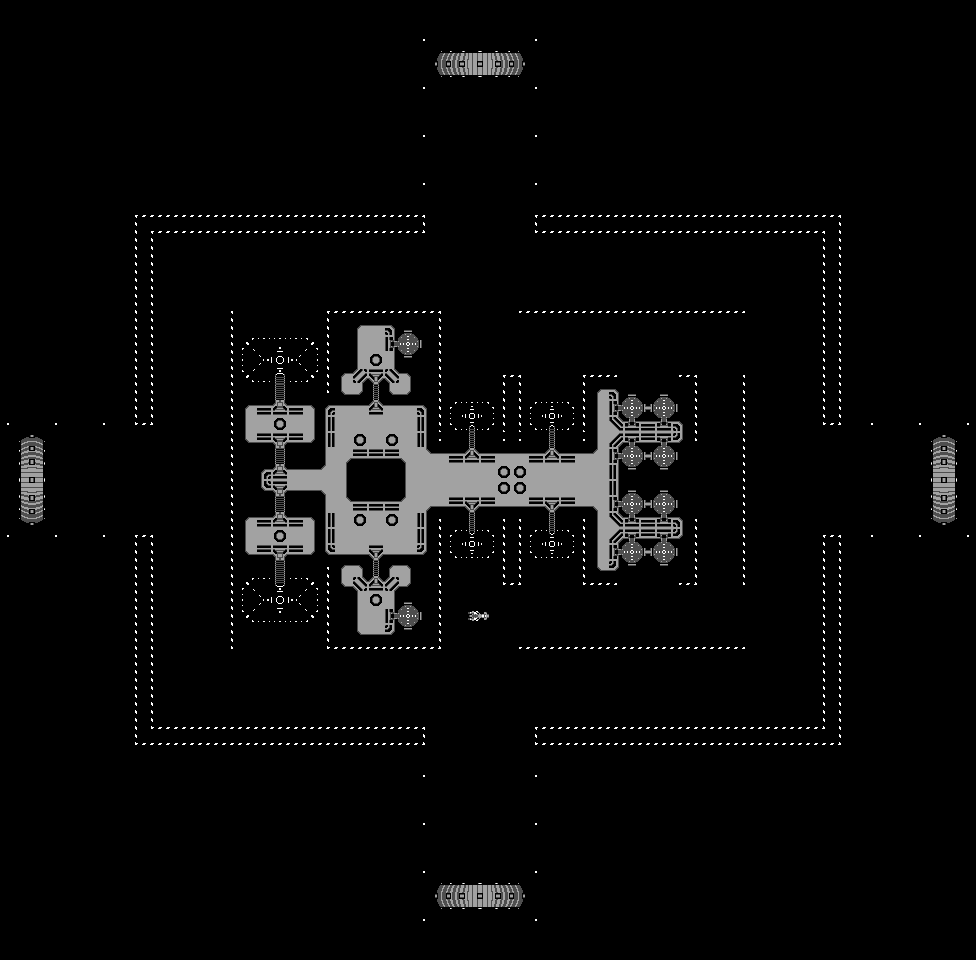

Rendered tile map (Tiled .tmx) drawn with the repository's tilesets; below, a short description and the map source with its tile grids summarised:
An orthogonal 61x60 tile map with 16x16 px tiles, 1 tile layer (Tile Layer 1) and 1 object.

<map version="1.10" tiledversion="1.10.1" orientation="orthogonal" renderorder="right-down" width="61" height="60" tilewidth="16" tileheight="16" infinite="0" backgroundcolor="#000000" nextlayerid="3" nextobjectid="10">
 <tileset firstgid="1" source="Station.tsx" />
 <layer id="1" name="Tile Layer 1" width="61" height="60">
  <data>[3660 cells, 798 non-empty, 102 distinct tile ids]</data>
 </layer>
 <objectgroup id="2" name="Object Layer 1">
  <object id="8" x="323.5" y="265.563" width="80" height="17.875">
   <text wrap="1" color="#ffffff">Hello World</text>
  </object>
 </objectgroup>
</map>
